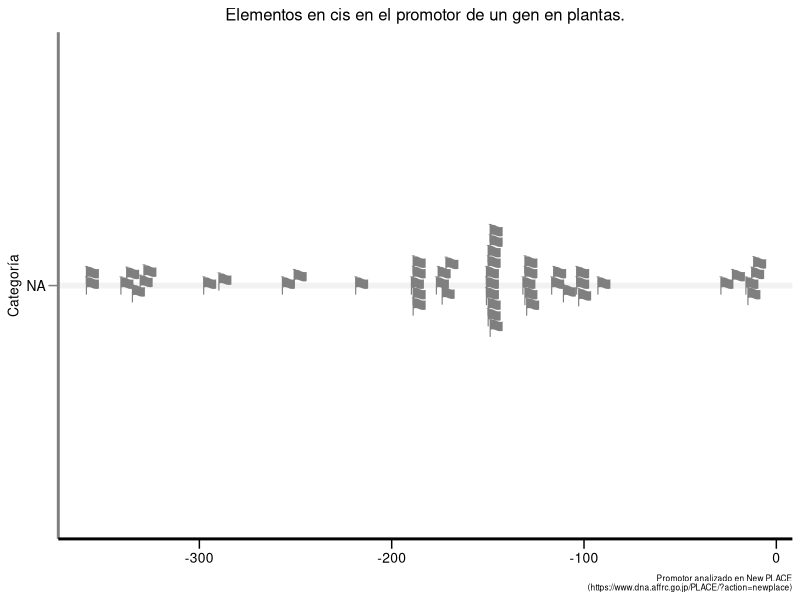
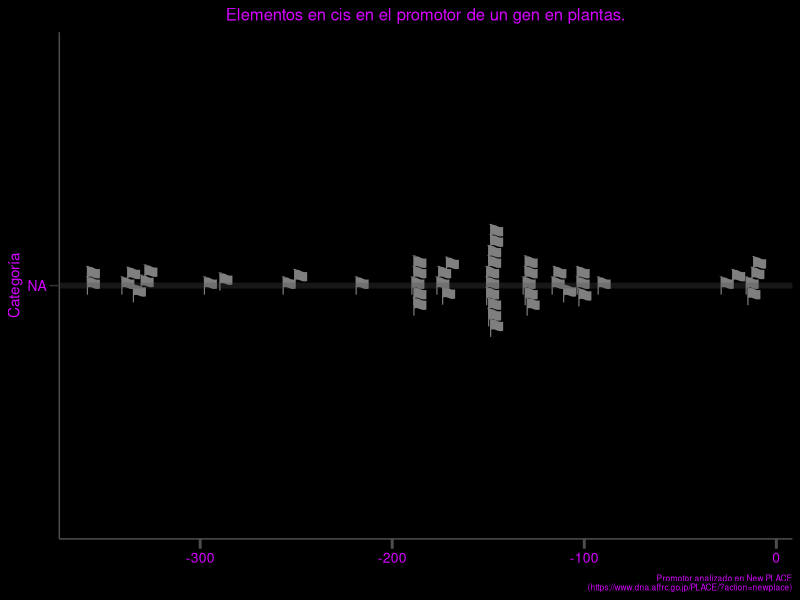

Write R code to recreate these figures, in order.
#!/usr/local/bin/R
# Writting by: Omar R. Bringas
# Date: 06-02-2021
# Use: Promoter Vizualization. Promoter analized from https://www.dna.affrc.go.jp/PLACE/?action=newplace.

# Libraries
library(dplyr)
library(ggplot2)
library(ggbeeswarm)

# Data 
df <- read.csv("Promoter_Plant.csv", header = TRUE) %>%
  mutate(Category  = factor(Category, levels = levels(Category)[c(5,4,3,2,6,7,1)]))
head(df)
# prom4.1_box             Category start
# 1 ABREATCONSENSUS ABA/Déficit hídrico   -187
# 2 ABREATCONSENSUS ABA/Déficit hídrico   -147
# 3      ABREATRD22 ABA/Déficit hídrico   -148
# 4     ABRELATERD1 ABA/Déficit hídrico   -186
# 5     ABRELATERD1 ABA/Déficit hídrico   -146
# 6     ABRELATERD1 ABA/Déficit hídrico   -127

# Custom themes

##
theme_promoter <- function(){
  theme(
    # Plot/panel
    plot.background = element_rect(fill = "white", color = "white"),
    panel.background = element_rect(fill = "white", color = "white"),
    # Grid
    #panel.grid.major.y = element_line(color = "grey50", linetype = "solid", size = 2, alpha = 0.1), 
    # X
    axis.line.x = element_line(colour = "black", size = 1),
    axis.ticks.x = element_line(color = "black", size = 0.5),
    axis.ticks.length.x = unit(0.25, "cm"),
    # Y
    axis.line.y =  element_line(colour = "grey50", size = 1),
    axis.ticks.y = element_line(color = "grey50", size =0.5),
    axis.ticks.length.y = unit(0.25, "cm"),
    # Texto
    plot.title = element_text(color = "black", hjust = 0.5, size = 12),
    axis.text = element_text(color = "black", size = 10),
    axis.title = element_text(color = "black", size = 10),
    plot.caption = element_text(color ="black", size = 6)
  )
}

# A cyberpunk theme
# Credit: https://github.com/business-science/free_r_tips/blob/master/016_cyberpunk_ggplot/016_cyberpunk_ggplot.R

clr_bg <- "black"
clr_bg2 <- "gray10"
clr_grid <- "gray30"
clr_text <- "#d600ff"

theme_cyberpunk <- function() {
  theme(
    # Plot/ Panel
    plot.background = element_rect(fill = clr_bg, colour = clr_bg),
    #plot.margin = margin(1.5, 2, 0.5, 1.5, "cm"),
    panel.background = element_rect(fill = clr_bg, color = clr_bg),
    panel.grid = element_blank(),
    # 
    axis.ticks.x = element_line(colour = clr_grid, size = 1),
    axis.line.y = element_line(colour = clr_grid, size = 0.5),
    axis.line.x = element_line(colour = clr_grid, size = 0.5),
    axis.ticks.length.y = unit(0.25, "cm"),
    axis.ticks.length.x = unit(0.25, "cm"),
    # text
    plot.title = element_text(colour = clr_text, hjust = 0.5, size = 12),
    axis.text = element_text(colour = clr_text,  size = 10),
    axis.title = element_text(colour = clr_text),
    plot.caption = element_text(color =clr_text, size = 6)
  )
}

# Make a Custom plot with first theme
prom_normal <- ggplot(df, aes(x = Category, y = start)) +
  geom_beeswarm(aes(color = Category), shape = "\u2691", size = 6, cex = 2.5) +
  geom_vline(xintercept = c(1:length(unique(df$Category))), color = "grey50", size =2, linetype = "solid", alpha = 0.1) +
  guides(color = FALSE) +
  labs(title = "Elementos en cis en el promotor de un gen en plantas.",
       y = NULL, x = "Categoría", caption = "Promotor analizado en New PLACE\n(https://www.dna.affrc.go.jp/PLACE/?action=newplace)") +
  coord_flip() +
  theme_promoter() 

prom_normal #+ ggsave("Promoter_viz_theme1.jpg", width = 12, height = 8, units = "in", dpi = 300)

# Make a plit with a cyber theme

prom_cyber <- ggplot(df, aes(x = Category, y = start)) +
  geom_beeswarm(aes(color = Category), shape = "\u2691", size = 6, cex = 2.5) +
  geom_vline(xintercept = c(1:length(unique(df$Category))), color = clr_grid, size =2, linetype = "solid", alpha = 0.3) +
  guides(color = FALSE) +
  labs(title = "Elementos en cis en el promotor de un gen en plantas.",
       y = NULL, x = "Categoría", caption = "Promotor analizado en New PLACE\n(https://www.dna.affrc.go.jp/PLACE/?action=newplace)") +
  coord_flip() +
  theme_cyberpunk()

prom_cyber #+ ggsave("Promoter_viz_theme2.jpg", width = 12, height = 8, units = "in", dpi = 300)
